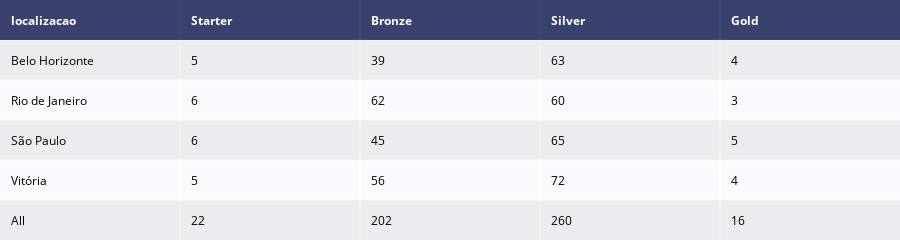

Source (notebook cell):
### Code cell
# Tabela de Contigência entre Localização e Target
crosstab_localizacao = pd.crosstab(df_segmento['localizacao'], df_segmento['segmento_de_cliente'], margins=True)[lista_segmentos].reset_index()
tabela_localizacao = ff.create_table(crosstab_localizacao)

# Mostrar a crosstab
tabela_localizacao.show()

### Figure 1 — Plotly figure (JSON) as saved in the notebook; plotly's stock layout.template omitted (floating-point values rounded to 4 significant figures)
{"data": [{"colorscale": [[0, "#00083e"], [0.5, "#ededee"], [1, "#ffffff"]], "hoverinfo": "none", "opacity": 0.75, "showscale": false, "type": "heatmap", "z": [[0, 0, 0, 0, 0], [0.5, 0.5, 0.5, 0.5, 0.5], [1, 1, 1, 1, 1], [0.5, 0.5, 0.5, 0.5, 0.5], [1, 1, 1, 1, 1], [0.5, 0.5, 0.5, 0.5, 0.5]]}], "layout": {"annotations": [{"align": "left", "font": {"color": "#ffffff"}, "showarrow": false, "text": "<b>localizacao</b>", "x": -0.45, "xanchor": "left", "xref": "x", "y": 0, "yref": "y"}, {"align": "left", "font": {"color": "#ffffff"}, "showarrow": false, "text": "<b>Starter</b>", "x": 0.55, "xanchor": "left", "xref": "x", "y": 0, "yref": "y"}, {"align": "left", "font": {"color": "#ffffff"}, "showarrow": false, "text": "<b>Bronze</b>", "x": 1.55, "xanchor": "left", "xref": "x", "y": 0, "yref": "y"}, {"align": "left", "font": {"color": "#ffffff"}, "showarrow": false, "text": "<b>Silver</b>", "x": 2.55, "xanchor": "left", "xref": "x", "y": 0, "yref": "y"}, {"align": "left", "font": {"color": "#ffffff"}, "showarrow": false, "text": "<b>Gold</b>", "x": 3.55, "xanchor": "left", "xref": "x", "y": 0, "yref": "y"}, {"align": "left", "font": {"color": "#000000"}, "showarrow": false, "text": "Belo Horizonte", "x": -0.45, "xanchor": "left", "xref": "x", "y": 1, "yref": "y"}, {"align": "left", "font": {"color": "#000000"}, "showarrow": false, "text": "5", "x": 0.55, "xanchor": "left", "xref": "x", "y": 1, "yref": "y"}, {"align": "left", "font": {"color": "#000000"}, "showarrow": false, "text": "39", "x": 1.55, "xanchor": "left", "xref": "x", "y": 1, "yref": "y"}, {"align": "left", "font": {"color": "#000000"}, "showarrow": false, "text": "63", "x": 2.55, "xanchor": "left", "xref": "x", "y": 1, "yref": "y"}, {"align": "left", "font": {"color": "#000000"}, "showarrow": false, "text": "4", "x": 3.55, "xanchor": "left", "xref": "x", "y": 1, "yref": "y"}, {"align": "left", "font": {"color": "#000000"}, "showarrow": false, "text": "Rio de Janeiro", "x": -0.45, "xanchor": "left", "xref": "x", "y": 2, "yref": "y"}, {"align": "left", "font": {"color": "#000000"}, "showarrow": false, "text": "6", "x": 0.55, "xanchor": "left", "xref": "x", "y": 2, "yref": "y"}, {"align": "left", "font": {"color": "#000000"}, "showarrow": false, "text": "62", "x": 1.55, "xanchor": "left", "xref": "x", "y": 2, "yref": "y"}, {"align": "left", "font": {"color": "#000000"}, "showarrow": false, "text": "60", "x": 2.55, "xanchor": "left", "xref": "x", "y": 2, "yref": "y"}, {"align": "left", "font": {"color": "#000000"}, "showarrow": false, "text": "3", "x": 3.55, "xanchor": "left", "xref": "x", "y": 2, "yref": "y"}, {"align": "left", "font": {"color": "#000000"}, "showarrow": false, "text": "São Paulo", "x": -0.45, "xanchor": "left", "xref": "x", "y": 3, "yref": "y"}, {"align": "left", "font": {"color": "#000000"}, "showarrow": false, "text": "6", "x": 0.55, "xanchor": "left", "xref": "x", "y": 3, "yref": "y"}, {"align": "left", "font": {"color": "#000000"}, "showarrow": false, "text": "45", "x": 1.55, "xanchor": "left", "xref": "x", "y": 3, "yref": "y"}, {"align": "left", "font": {"color": "#000000"}, "showarrow": false, "text": "65", "x": 2.55, "xanchor": "left", "xref": "x", "y": 3, "yref": "y"}, {"align": "left", "font": {"color": "#000000"}, "showarrow": false, "text": "5", "x": 3.55, "xanchor": "left", "xref": "x", "y": 3, "yref": "y"}, {"align": "left", "font": {"color": "#000000"}, "showarrow": false, "text": "Vitória", "x": -0.45, "xanchor": "left", "xref": "x", "y": 4, "yref": "y"}, {"align": "left", "font": {"color": "#000000"}, "showarrow": false, "text": "5", "x": 0.55, "xanchor": "left", "xref": "x", "y": 4, "yref": "y"}, {"align": "left", "font": {"color": "#000000"}, "showarrow": false, "text": "56", "x": 1.55, "xanchor": "left", "xref": "x", "y": 4, "yref": "y"}, {"align": "left", "font": {"color": "#000000"}, "showarrow": false, "text": "72", "x": 2.55, "xanchor": "left", "xref": "x", "y": 4, "yref": "y"}, {"align": "left", "font": {"color": "#000000"}, "showarrow": false, "text": "4", "x": 3.55, "xanchor": "left", "xref": "x", "y": 4, "yref": "y"}, {"align": "left", "font": {"color": "#000000"}, "showarrow": false, "text": "All", "x": -0.45, "xanchor": "left", "xref": "x", "y": 5, "yref": "y"}, {"align": "left", "font": {"color": "#000000"}, "showarrow": false, "text": "22", "x": 0.55, "xanchor": "left", "xref": "x", "y": 5, "yref": "y"}, {"align": "left", "font": {"color": "#000000"}, "showarrow": false, "text": "202", "x": 1.55, "xanchor": "left", "xref": "x", "y": 5, "yref": "y"}, {"align": "left", "font": {"color": "#000000"}, "showarrow": false, "text": "260", "x": 2.55, "xanchor": "left", "xref": "x", "y": 5, "yref": "y"}, {"align": "left", "font": {"color": "#000000"}, "showarrow": false, "text": "16", "x": 3.55, "xanchor": "left", "xref": "x", "y": 5, "yref": "y"}], "height": 230, "margin": {"b": 0, "l": 0, "r": 0, "t": 0}, "xaxis": {"dtick": 1, "gridwidth": 2, "showticklabels": false, "tick0": -0.5, "ticks": "", "zeroline": false}, "yaxis": {"autorange": "reversed", "dtick": 1, "gridwidth": 2, "showticklabels": false, "tick0": 0.5, "ticks": "", "zeroline": false}}}
